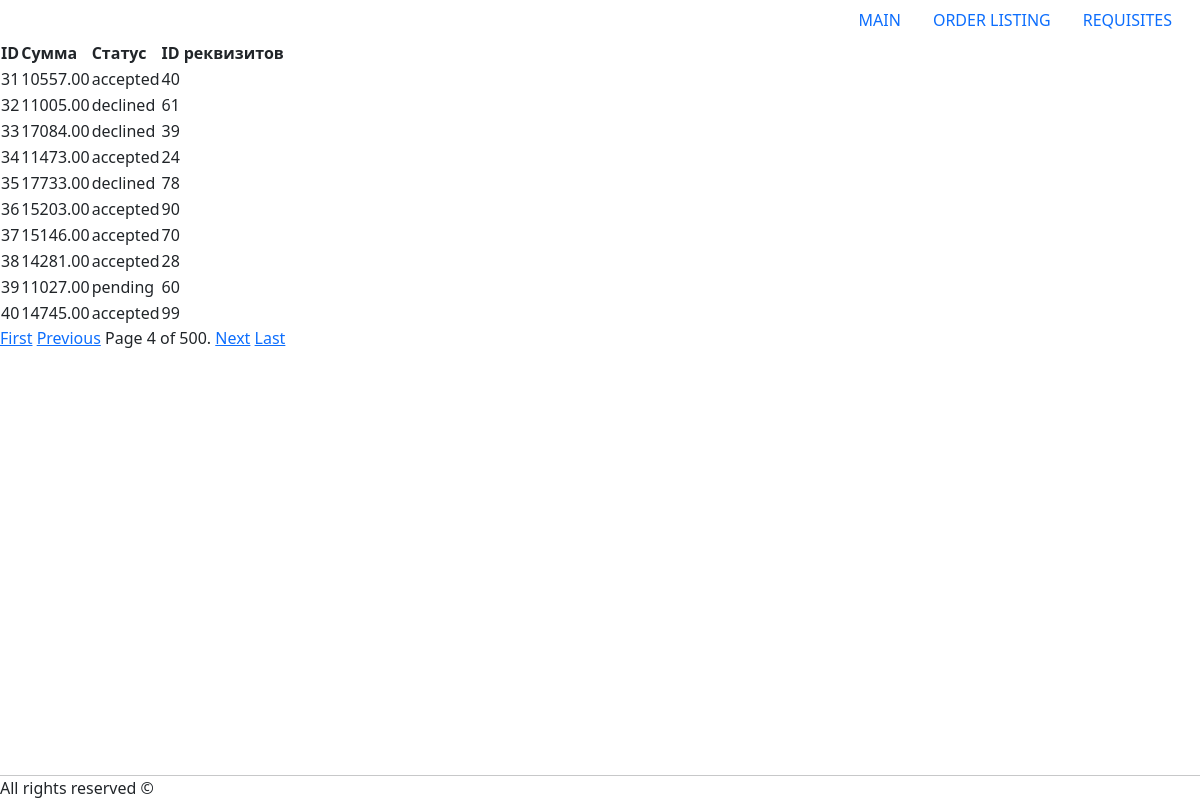
Screenshot of /order_listing/?page=4 with the database file from the repository.
### db_request_app/models.py (models this page shows, shortened)
class Order(models.Model):
    summ = models.DecimalField(max_digits=10, decimal_places=2)
    requisite = models.ForeignKey(Requisite, on_delete=models.CASCADE)
    status = models.CharField(max_length=10)

### db_request_app/views.py (the view)
# urls.py: path('order_listing/', order_listing, name='order_listing'),
def order_listing(request):
    orders_list = Order.objects.all()
    paginator = Paginator(orders_list, 10)
    page_number = request.GET.get('page')
    page_obj = paginator.get_page(page_number)
    return render(request, 'orders.html', {'page_obj': page_obj})

### db_request_app/templates/orders.html (shortened to what this page needs)
{% extends 'base.html' %}
{% block content %}
<table>
    <tr>
        <th>ID</th>
        <th>Сумма</th>
        <th>Статус</th>
        <th>ID реквизитов</th>
    </tr>
    {% for order in page_obj %}
    <tr>
        <td>{{ order.id }}</td>
        <td>{{ order.summ }}</td>
        <td>{{ order.status }}</td>
        <td>{{ order.requisite_id }}</td>
    </tr>
    {% endfor %}
</table>
<div class="pagination">
    <span class="step-links">
        {% if page_obj.has_previous %}
            <a href="?page=1">First</a>
            <a href="?page={{ page_obj.previous_page_number }}">Previous</a>
        {% endif %}
        <span class="current">
            Page {{ page_obj.number }} of {{ page_obj.paginator.num_pages }}.
        </span>
        {% if page_obj.has_next %}
            <a href="?page={{ page_obj.next_page_number }}">Next</a>
            <a href="?page={{ page_obj.paginator.num_pages }}">Last</a>
        {% endif %}
    </span>
</div>
{% endblock %}

### rows the page displays
Order: id "31", summ "10557.00", status "accepted", requisite_id "40"
Order: id "32", summ "11005.00", status "declined", requisite_id "61"
Order: id "33", summ "17084.00", status "declined", requisite_id "39"
Order: id "34", summ "11473.00", status "accepted", requisite_id "24"
Order: id "35", summ "17733.00", status "declined", requisite_id "78"
Order: id "36", summ "15203.00", status "accepted", requisite_id "90"
Order: id "37", summ "15146.00", status "accepted", requisite_id "70"
Order: id "38", summ "14281.00", status "accepted", requisite_id "28"
Order: id "39", summ "11027.00", status "pending", requisite_id "60"
Order: id "40", summ "14745.00", status "accepted", requisite_id "99"

### other values shown
{{ page_obj.number }} "4"
{{ page_obj.paginator.num_pages }} "500"
